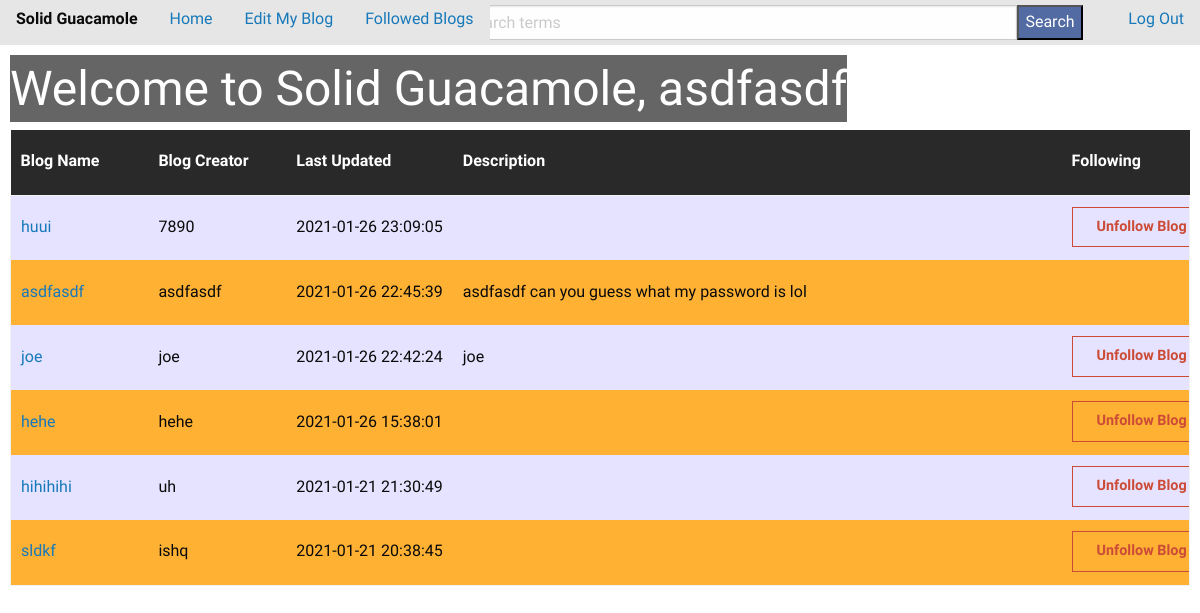
The page / (signed in) on the database as committed earlier.
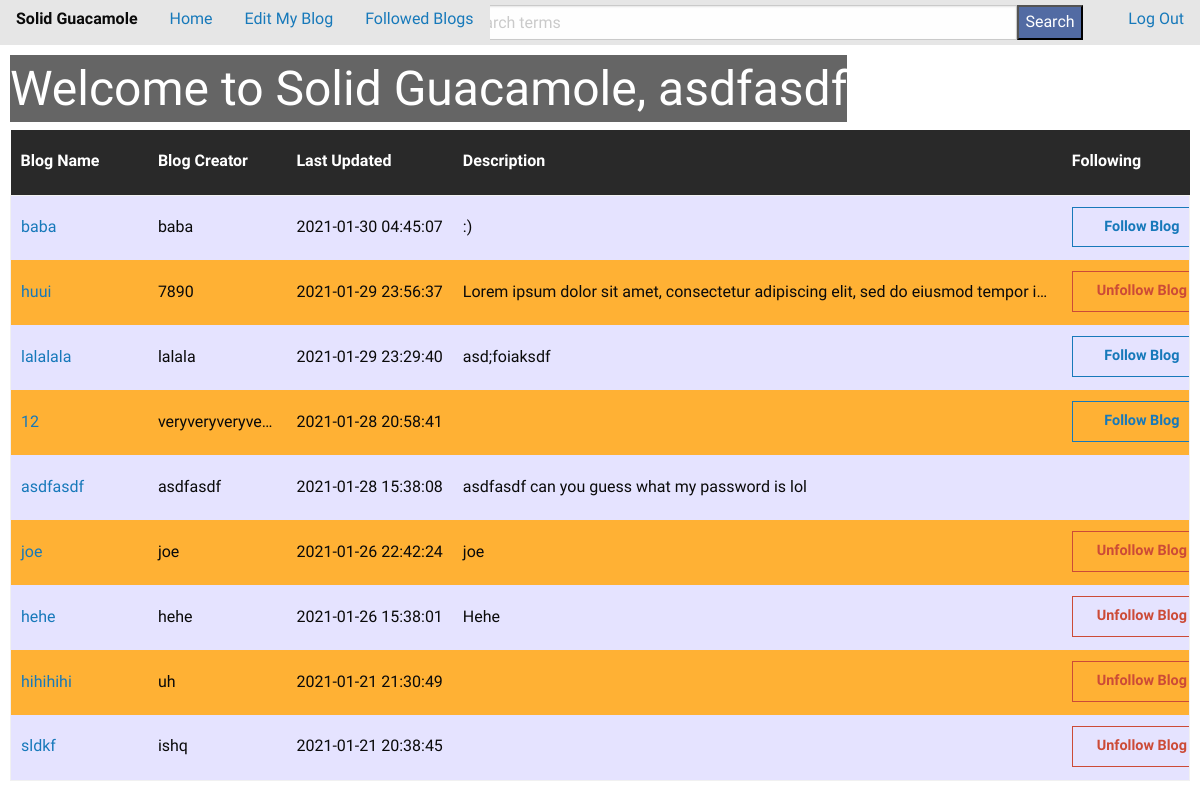
The same page on the database as committed later.
### tables this page shows
CREATE TABLE users (id INTEGER PRIMARY KEY, username TEXT,
              password TEXT, blogname TEXT, blogdescription TEXT, time DATETIME);

### app/blog.py (the view)
@bp.route("/")
@login_required
def homepage():
    following = []
    for blog in blog_methods["getBlogs"]():
        if follow_methods["checkFollower"](blog["id"], blog_methods["getInfo"](session["username"], "id")):
            following += [blog["blogname"]]
    if "error_msg" in session:
        msg = session["error_msg"]
        session.pop("error_msg")
        return render_template("blog/home.html", blogs=blog_methods["getBlogs"](), following=following,
                                username=session["username"], error_msg=msg)
    return render_template("blog/home.html", blogs=blog_methods["getBlogs"](), following=following,
                            username=session["username"])

### app/auth.py (called while the page is built)
def login_required(view):
    @functools.wraps(view)
    def wrapped_view(**kwargs):
        if g.user is None:
            return redirect(url_for('auth.login'))
        return view(**kwargs)
    return wrapped_view

@bp.before_app_request
def load_logged_in_user():
    username = session.get('username')
    if username is None:
        g.user = None
    else:
        g.user = get_db().execute(
            'SELECT * FROM users WHERE username = ?', (username,)
        ).fetchone()

### app/db_builder.py (called while the page is built)
def get_db():
    if 'db' not in g:
        g.db = sqlite3.connect(
            current_app.config['DATABASE'],
            detect_types=sqlite3.PARSE_DECLTYPES
        )
        g.db.text_factory = text_factory
        g.db.row_factory = sqlite3.Row
    return g.db

def checkUsername(username):
    db = get_db()
    found = False
    for row in db.execute("SELECT * FROM users;"):
        found = found or (username == row[1])
    db.commit()
    return found

def getInfo(username, col):
    if checkUsername(username):
        db = get_db()
        info = db.execute("SELECT " + col + " FROM users WHERE username=?;", [username]).fetchone()[0]
        db.commit()
        return info
    return None

### app/templates/blog/home.html (shortened to what this page needs)
{% extends 'base.html' %} {% block header %}
<h1>{% block title %}Welcome to Solid Guacamole, {{ username }}{% endblock %}</h1>
{% endblock %} {% block content %}
<body class="allpages">
    <div class="container">
         {% if not blogs %}
        <h3>No blogs created yet.</h3>
        {% else %}
        <table id="transparent">
            <thead id="table-header">
                <th>Blog Name</th>
                <th>Blog Creator</th>
                <th>Last Updated</th>
                <th>Description</th>
                <th>Following</th>
            </thead>
            {% for blog in blogs %}
            <tr>
                <td class="blogname"><a href="{{ url_for('blog.viewBlog', username=blog['username']) }}">{{ blog["blogname"] }}</a></td>
                <td class="blogusername">{{ blog["username"] }}</td>
                <td class="blog-time">{{ blog["time"] }}</td>
                <td class="desc">{{ blog["blogdescription"] }}</td>
                <td class="followcolumn">
                    {% if username != blog["username"] %} {% if blog["blogname"] not in following %}
                    <form action="{{ url_for('follow.follow', username=blog['username']) }}" method="POST">
                        <input type="submit" id="follow" name="home" value="Follow Blog" class="hollow button"/>
                    </form>
                	{% else %}
                    <form action="{{ url_for('follow.unfollow', username=blog['username']) }}" method="POST">
                        <input type="submit" id="unfollow" name="home" value="Unfollow Blog" class="hollow button alert" />
                    </form>
                	{% endif %}
                {% endif %}
            	</td>
            </tr>
        {% endfor %}
        </table>
    {% endif %}
    </div>
</body>
{% endblock %}

Rows that differ between the two databases and show on the page:
added users: blogname "baba", username "baba", time "2021-01-30 04:45:07", blogdescription ":)"
changed users "huui": time "2021-01-26 23:09:05" → "2021-01-29 23:56:37"; blogdescription (not shown) → "Lorem ipsum dolor sit amet, consectetur adipiscing elit, sed do eiusmod tempor i…"
added users: blogname "lalalala", username "lalala", time "2021-01-29 23:29:40", blogdescription "asd;foiaksdf"
added users: blogname "12", username "veryveryveryve…", time "2021-01-28 20:58:41"
changed users "asdfasdf": time "2021-01-26 22:45:39" → "2021-01-28 15:38:08"
changed users "hehe": blogdescription (not shown) → "Hehe"
